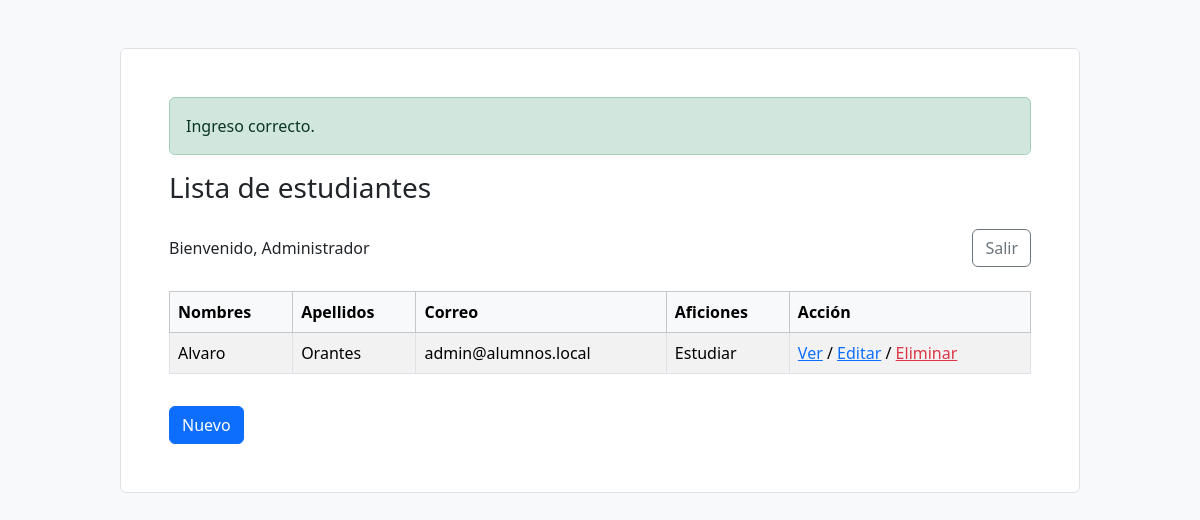
The page /index.php (signed in) on the database its author committed.
### tables this page shows
CREATE TABLE `alumno` (
  `id_alumno` int NOT NULL AUTO_INCREMENT,
  `nombres` varchar(50) NOT NULL,
  `apellidos` varchar(50) NOT NULL,
  `correo` varchar(30) NOT NULL,
  `aficiones` varchar(100) NOT NULL,
  `id_usuario` int NOT NULL,
  PRIMARY KEY (`id_alumno`),
  KEY `fk_alumno_usuario` (`id_usuario`),
  CONSTRAINT `fk_alumno_usuario` FOREIGN KEY (`id_usuario`) REFERENCES `usuario` (`id_usuario`)
);

### index.php (the view, shortened to what this page needs)
<?php
require_once __DIR__ . '/app.php';
require_once __DIR__ . '/db.php';
$alumnos = $pdo->query('SELECT * FROM alumno ORDER BY id_alumno DESC')->fetchAll();
?>
<div class="d-flex justify-content-between align-items-center mb-4 gap-3">
<?php if (autenticado()): ?>
<span>Bienvenido, <?= e($_SESSION['nombre']) ?></span>
<form method="post" action="logout.php"><input type="hidden" name="csrf" value="<?= e(csrf()) ?>"><button class="btn btn-outline-secondary" type="submit">Salir</button></form>
<?php else: ?>
<a href="login.php">Ingresar (log in)</a><span class="badge text-bg-secondary">Modo lectura</span>
<?php endif; ?>
</div>
<div class="table-responsive"><table class="table table-bordered table-striped">
<thead class="table-light"><tr><th>Nombres</th><th>Apellidos</th><th>Correo</th><th>Aficiones</th><th>Acción</th></tr></thead><tbody>
<?php foreach ($alumnos as $alumno): ?>
<tr><td><?= e($alumno['nombres']) ?></td><td><?= e($alumno['apellidos']) ?></td><td><?= e($alumno['correo']) ?></td><td><?= e($alumno['aficiones']) ?></td>
<td class="text-nowrap"><a href="ver.php?id_alumno=<?= (int) $alumno['id_alumno'] ?>">Ver</a>
<?php if (autenticado()): ?>
 / <a href="editar_db.php?id_alumno=<?= (int) $alumno['id_alumno'] ?>">Editar</a>
 / <a class="text-danger" href="delete.php?id_alumno=<?= (int) $alumno['id_alumno'] ?>">Eliminar</a>
<?php endif; ?></td></tr>
<?php endforeach; ?>
</tbody></table></div>
<?php if (autenticado()): ?><a href="nuevo.php" class="btn btn-primary mt-3">Nuevo</a><?php endif; ?>

### assets/app.css (style rules this page uses)
.table td { vertical-align: middle; }

### rows shown on the page
alumno: nombres "Alvaro", apellidos "Orantes", correo "admin@alumnos.local", aficiones "Estudiar"

### other values the page prints
$_SESSION[$key] "Ingreso correcto."
$titulo "Lista de estudiantes"
$_SESSION['nombre'] "Administrador"
